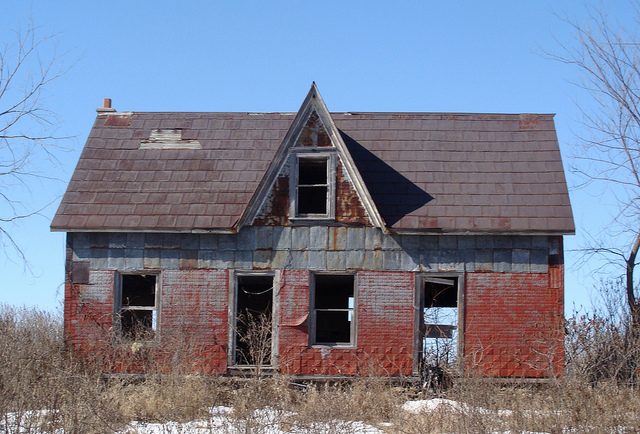
#> input picture hw02-bilateral-filter/in_img.jpg, 640 x 434 px
$ python bilateral_filter.py   (Python 2 division)
#> lines starting #> are read from the running program, lines starting #| are printed output that depends on the picture
import sys
import numpy as np
import cv2


def read_image(img_name):
#> called with img_name = 'in_img.jpg'
    img = cv2.imread(img_name,0)
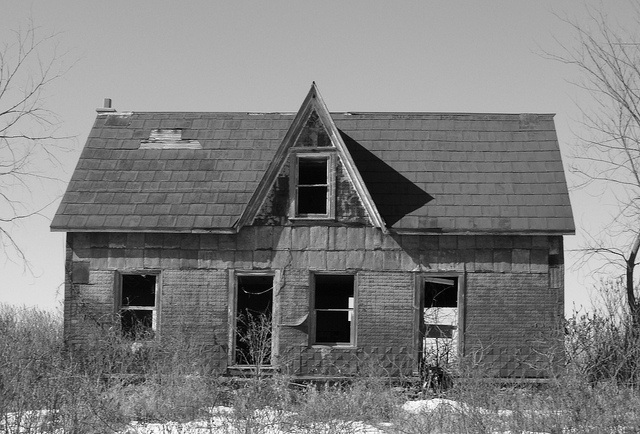
#> img: shape (434, 640); min 0, max 255, mean 128.2
    if img is None:
        print ("file: '{}' could not read".format(img_name))
        return -1
    else:
        return img

def gaussian(x,sigma):
    return ((1/((2*np.pi)*(sigma**2)))*np.e**(-0.5*(float(x)/sigma)**2))

def mybilateral(img,ksize,sigmaI,sigmaS):
#> called with ksize = 5, sigmaI = 12, sigmaS = 16
    output = np.zeros((img.shape),np.float64)
    rows,cols = img.shape
#> rows = 434; cols = 640
    hl = (ksize)/2
    ## I(x,y),current pixel
    for x in range(0,rows):
        for y in range(0,cols):
            temp = 0
            wp = 0
            ## K(i,j) Kernel window element
            for i in range(0,ksize):
                for j in range(0,ksize):
                    ## Edge pixel conditions
                    neighbour_x = x-(hl-i)
                    neighbour_y = y-(hl-j)
                    if(neighbour_x>=len(img)):
                        neighbour_x-=len(img)
                    if(neighbour_y>=len(img[0])):
                        neighbour_y-=len(img[0])
                    ## Calculate formula for bilateralF. elements
                    magnitude = np.sqrt((i)**2+(j)**2)
                    intensity = abs(int(img[x][y]) -int(img[neighbour_x][neighbour_y]))
                    #print magnitude
                    temp += img[neighbour_x][neighbour_y]*gaussian(magnitude,sigmaS)*gaussian(intensity,sigmaI)
                    wp += gaussian(magnitude,sigmaS)*gaussian(intensity,sigmaI)

            output[x][y] = int(round((1/wp)*temp))
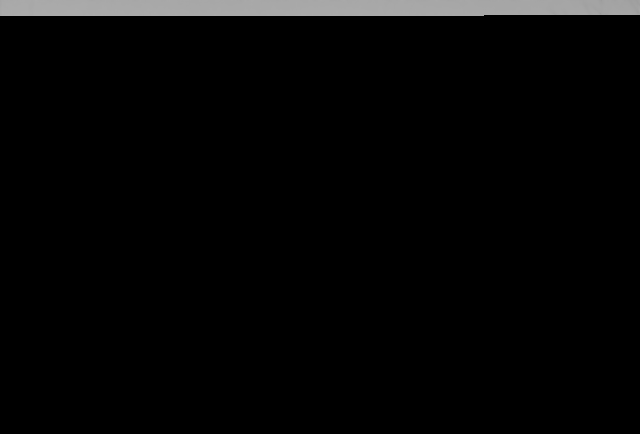
#> output: shape (434, 640) float64; min 0, max 171, mean 6.1
    return output


if __name__ == "__main__":

    img = read_image("in_img.jpg")

    sigmaI = 12.0
    sigmaS = 16.0
    ksize = 5
    output = np.zeros((img.shape),np.float64)
#> (the run stopped early here; a loop or call above may not have finished)
